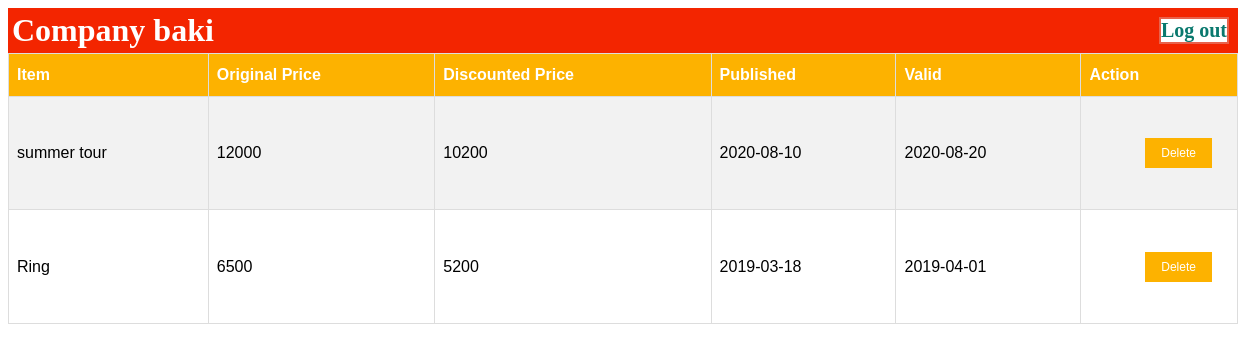
Page /connection/index.php (signed in) on the committed database.
### tables this page shows
CREATE TABLE `users` (
  `user_id` int NOT NULL,
  `username` varchar(22) NOT NULL,
  `password` varchar(100) NOT NULL,
  PRIMARY KEY (`user_id`)
);

CREATE TABLE `popusti` (
  `discountID` int NOT NULL AUTO_INCREMENT,
  `user_id` int NOT NULL,
  `name` varchar(32) NOT NULL,
  `product` varchar(11) NOT NULL,
  `category_id` int NOT NULL,
  `price` int NOT NULL,
  `discounted_price` int NOT NULL,
  `date_from` date NOT NULL,
  `date_end` date NOT NULL,
  PRIMARY KEY (`discountID`),
  KEY `category_id` (`category_id`),
  KEY `user_id` (`user_id`),
  CONSTRAINT `popusti_ibfk_1` FOREIGN KEY (`category_id`) REFERENCES `categories` (`category_id`),
  CONSTRAINT `popusti_ibfk_2` FOREIGN KEY (`user_id`) REFERENCES `users` (`user_id`)
);

### connection/functions.php (called while the page is built, shortened)
<?php
function check_login($con)
{
	if(isset($_SESSION['user_id']))
	{
		$id = $_SESSION['user_id'];
		$query = "select * from users where user_id = '$id' limit 1";
		$result = mysqli_query($con,$query);
		if($result && mysqli_num_rows($result) > 0)
		{
			$user_data = mysqli_fetch_assoc($result);
			return $user_data;
		}
	}
	die;
}
?>

### connection/index.php (the view, shortened to what this page needs)
<?php
	include("connection.php");
	include("functions.php");
	$user_data = check_login($con);
	$query = "SELECT * FROM popusti WHERE `user_id`='$user_data[user_id]'";
	$products= $con->query($query);
?>
<!DOCTYPE html>
<html>
    <head>
        <link rel="stylesheet" type="text/css" href="../style.css" />
    </head>
    <body>
        <table id="cart">
            <tr id="cart_header">
                        <th class="right">Item</th>
                        <th class="right">Original Price</th>
                        <th class="right">Discounted Price</th>
                        <th class="right">Published</th>
                        <th class="right">Valid</th>
                        <th class="right">Action</th>
            </tr>
            <h1 style="background-color:#f32500; color:white; margin:0px;padding:4px">
            Company <?php echo $user_data['username'];$ime=$user_data['username']; ?> <a class="button1" style="text-decoration:none;float:right;font-size:20px; margin:5px; color:rgb(10, 121, 110);" href="../connection/logout.php">Log out</a> </h1>
            <?php foreach ($products as $product) : ?>
                <tr class="red">
                    <td class="right"><?php echo
                        $product['product']; ?></td>
                    <td class="right" ><?php echo
                        $product['price']; ?></td>
                    <td class="right" ><?php echo
                        $product['discounted_price'];?></td>
                    <td class="right"> <?php echo
                        $product['date_from']; ?></td>
                    <td class="right"> <?php echo
                        $product['date_end']; ?></td>
                    <td>
                        <form method="post">
                            <input class="button" type="submit" value="Delete" />
                        </form>
                    </td>
                </tr>
            <?php endforeach; ?>
        </table>
    </body>
</html>

### style.css (style rules this page uses)
.red { height:3cm; margin: 0%; }
.button { background-color: #fdb200; border: none; color: white; padding: 8px 16px; text-align: center; text-decoration: none; display: inline-block; font-size: 12px; margin: 4px 2px; transition-duration: 0.4s; cursor: pointer; margin-left: 40%; margin-right: 50%; }
.button1 { background-color: white; color: rgb(124, 119, 119); border: 2px solid #e9624b; }
#cart { font-family: Arial, Helvetica, sans-serif; border-collapse: collapse; width: 100%; }
#cart td, #cart th { border: 1px solid #ddd; padding: 8px; }
#cart tr:nth-child(even) { background-color: #f2f2f2; }
#cart th { padding-top: 12px; padding-bottom: 12px; text-align: left; background-color: #fdb200; color: white; }

### rows in the picture
users: username "baki"
popusti: product "summer tour", price "12000", discounted_price "10200", date_from "2020-08-10", date_end "2020-08-20"
popusti: product "Ring", price "6500", discounted_price "5200", date_from "2019-03-18", date_end "2019-04-01"
